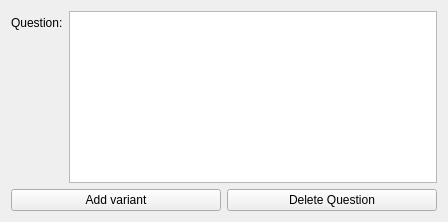
<?xml version="1.0" encoding="UTF-8"?>
<ui version="4.0">
 <class>TestItemCreateWidget</class>
 <widget class="QWidget" name="TestItemCreateWidget">
  <property name="geometry">
   <rect>
    <x>0</x>
    <y>0</y>
    <width>448</width>
    <height>222</height>
   </rect>
  </property>
  <property name="windowTitle">
   <string>Form</string>
  </property>
  <property name="autoFillBackground">
   <bool>true</bool>
  </property>
  <layout class="QVBoxLayout" name="verticalLayout_2" stretch="1,0,0">
   <item>
    <layout class="QFormLayout" name="formLayout">
     <item row="0" column="0">
      <widget class="QLabel" name="label">
       <property name="text">
        <string>Question:</string>
       </property>
      </widget>
     </item>
     <item row="0" column="1">
      <widget class="QTextEdit" name="text_question"/>
     </item>
    </layout>
   </item>
   <item>
    <layout class="QGridLayout" name="formVariants"/>
   </item>
   <item>
    <layout class="QHBoxLayout" name="horizontalLayout">
     <item>
      <widget class="QPushButton" name="addBtn">
       <property name="text">
        <string>Add variant</string>
       </property>
      </widget>
     </item>
     <item>
      <widget class="QPushButton" name="pushButton">
       <property name="text">
        <string>Delete Question</string>
       </property>
      </widget>
     </item>
    </layout>
   </item>
  </layout>
 </widget>
 <resources/>
 <connections/>
</ui>
